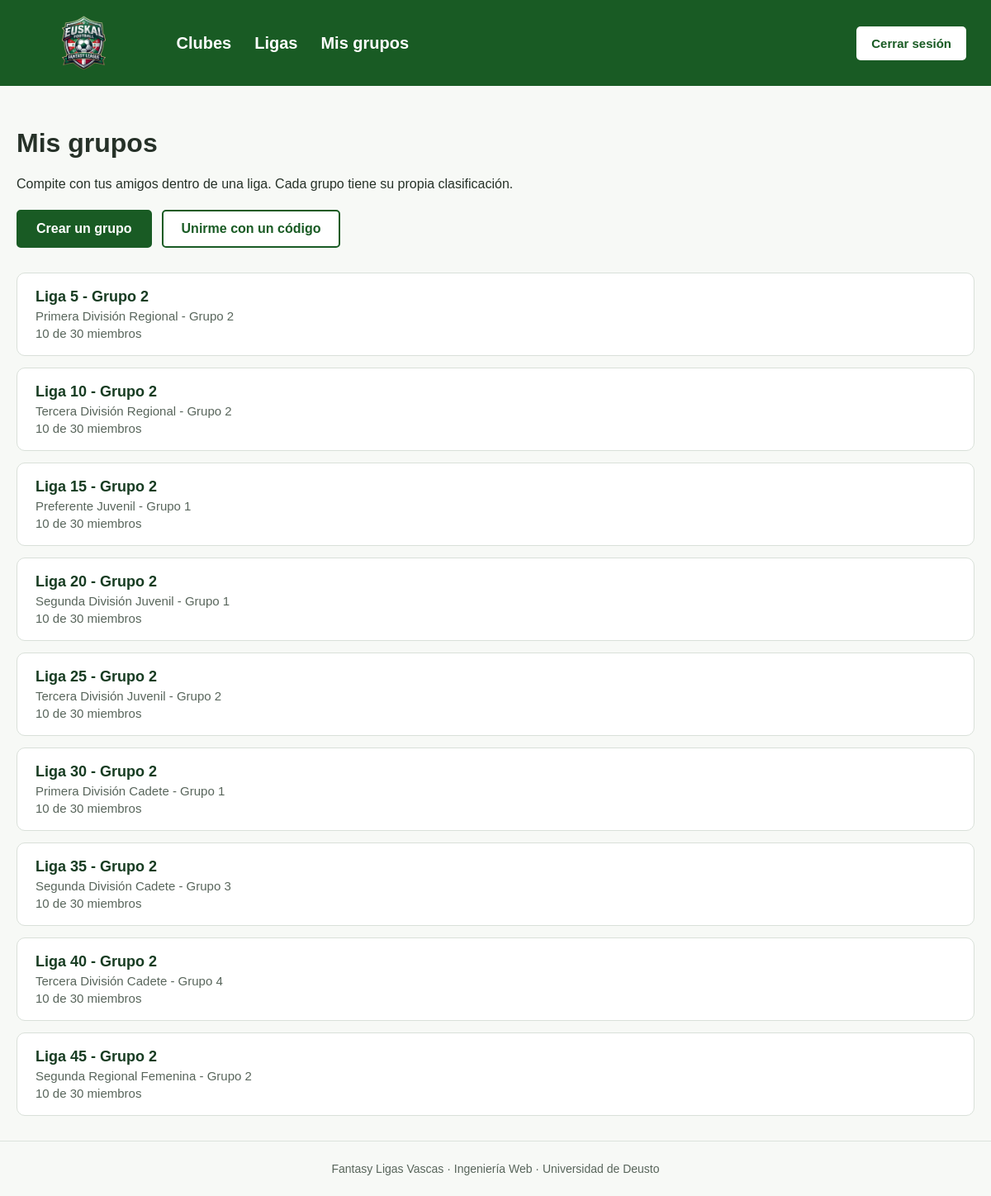
The app's page /grupos/ (signed in) with its own data.
### fantasy/models.py (models this page shows, shortened)
class Grupo(models.Model):
    MAX_MIEMBROS = 30 # HABRA QUE VER CUANTOS USUARIOS QUEREMOS TENER COMO MAXIMO
    nombre = models.CharField(max_length=100)
    creador = models.ForeignKey(Usuario, null=True, on_delete=models.SET_NULL, related_name="grupos_creados")
    liga = models.ForeignKey(Liga, on_delete=models.CASCADE, related_name="grupos")
    fecha_alta = models.DateField(auto_now_add=True)
    codigo = models.CharField(max_length=8, unique=True, editable=False)
    class Meta:
        verbose_name = "Grupo"
        verbose_name_plural = "Grupos"
        constraints = [ models.UniqueConstraint(
                fields=["creador", "nombre"],
                name="nombre_grupo_unico_por_creador"),
        ]

class Liga(models.Model):
    temporada = models.ForeignKey(Temporada, on_delete=models.CASCADE, related_name="ligas",null=True,blank=True)
    nombre = models.CharField(max_length=100)
    categoria=models.CharField(max_length=100)
    grupo=models.PositiveSmallIntegerField(null=True, blank=True)
    class Meta: # Para visualizar el nombre en singular y plural del modelo en ADMIN
            verbose_name = "Liga"
            verbose_name_plural = "Ligas"
            constraints = [ models.UniqueConstraint(
                fields=["temporada", "nombre"],
                name="liga_unica_por_temporada"
            ),
            ]

### fantasy/views.py (the view)
# urls.py: path("grupos/", views.mis_grupos, name="mis_grupos"),
@login_required
def mis_grupos(request):
    grupos = Grupo.objects.filter(membresias__usuario=request.user).select_related("liga")
    return render(request, "fantasy/grupos/mis_grupos.html", {"grupos": grupos})

### fantasy/context_processors.py (called while the page is built, shortened)
def grupo_activo(request):
    if not request.user.is_authenticated:
        return {}
    match = request.resolver_match
    if match is None or match.url_name not in URLS_DE_GRUPO:
        return {}

### fantasy/templates/fantasy/grupos/mis_grupos.html (shortened to what this page needs)
{% extends "fantasy/base.html" %}
{% block content %}
    <h1>Mis grupos</h1>
    <p>Compite con tus amigos dentro de una liga. Cada grupo tiene su propia clasificación.</p>
    <div class="acciones">
        <a class="boton" href="{% url 'crear_grupo' %}">Crear un grupo</a>
        <a class="boton boton-sec" href="{% url 'unirse_grupo' %}">Unirme con un código</a>
    </div>
    {% if grupos %}
        <div class="lista-grupos">
            {% for grupo in grupos %}
                <a class="grupo" href="{% url 'clasificacion' grupo.pk %}">
                    <strong>{{ grupo.nombre }}</strong>
                    <span class="meta">{{ grupo.liga.nombre }}</span>
                    <span class="meta">
                        {{ grupo.membresias.count }} de {{ grupo.MAX_MIEMBROS }} miembros
                    </span>
                </a>
            {% endfor %}
        </div>
    {% else %}
        <p class="vacio">
            Todavía no estás en ningún grupo. Crea uno y comparte el código con tus amigos,
            o pide el código de un grupo que ya exista.
        </p>
    {% endif %}
{% endblock %}

### static/css/style.css (style rules this page uses)
* { box-sizing: border-box; }
body { margin: 0; font-family: Arial, sans-serif; background-color: #f7f9f6; color: #263128; }
a { color: #195b24; }
.acciones { display: flex; flex-wrap: wrap; gap: 12px; margin: 22px 0 30px; }
.boton { display: inline-block; background: #195b24; color: white; border: 2px solid #195b24; padding: 12px 22px; border-radius: 5px; font-family: inherit; font-size: 16px; font-weight: bold; text-decoration: none; cursor: pointer; }
.boton-sec { background: white; color: #195b24; }
.meta { color: #58655b; font-size: 15px; }
.lista-grupos { display: grid; gap: 14px; }
.grupo { display: flex; flex-direction: column; gap: 4px; padding: 18px 22px; background: white; border: 1px solid #d9e0d9; border-radius: 10px; color: #263128; text-decoration: none; }
.grupo strong { font-size: 18px; color: #173c22; }

### records on screen
Grupo: nombre "Liga 5 - Grupo 2", liga.nombre "Primera División Regional - Grupo 2", membresias.count "10", MAX_MIEMBROS "30"
Grupo: nombre "Liga 10 - Grupo 2", liga.nombre "Tercera División Regional - Grupo 2", membresias.count "10", MAX_MIEMBROS "30"
Grupo: nombre "Liga 15 - Grupo 2", liga.nombre "Preferente Juvenil - Grupo 1", membresias.count "10", MAX_MIEMBROS "30"
Grupo: nombre "Liga 20 - Grupo 2", liga.nombre "Segunda División Juvenil - Grupo 1", membresias.count "10", MAX_MIEMBROS "30"
Grupo: nombre "Liga 25 - Grupo 2", liga.nombre "Tercera División Juvenil - Grupo 2", membresias.count "10", MAX_MIEMBROS "30"
Grupo: nombre "Liga 30 - Grupo 2", liga.nombre "Primera División Cadete - Grupo 1", membresias.count "10", MAX_MIEMBROS "30"
Grupo: nombre "Liga 35 - Grupo 2", liga.nombre "Segunda División Cadete - Grupo 3", membresias.count "10", MAX_MIEMBROS "30"
Grupo: nombre "Liga 40 - Grupo 2", liga.nombre "Tercera División Cadete - Grupo 4", membresias.count "10", MAX_MIEMBROS "30"
Grupo: nombre "Liga 45 - Grupo 2", liga.nombre "Segunda Regional Femenina - Grupo 2", membresias.count "10", MAX_MIEMBROS "30"
